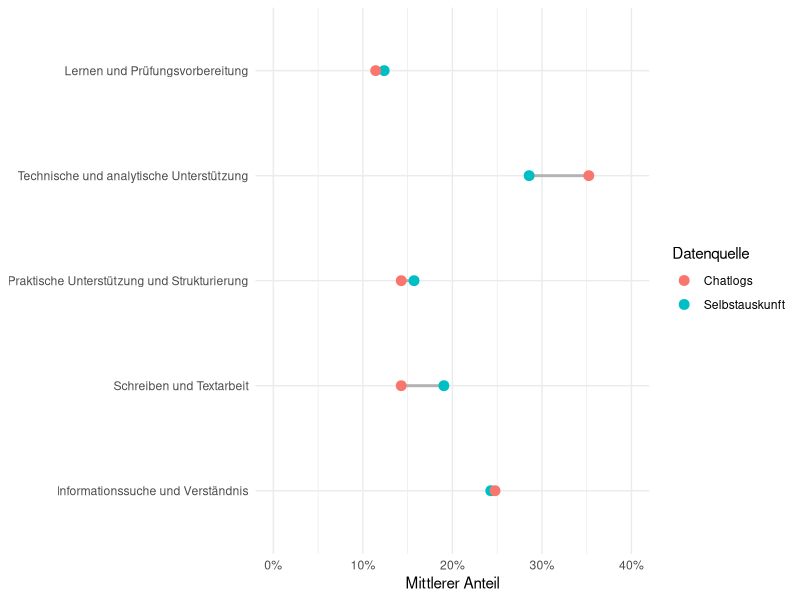
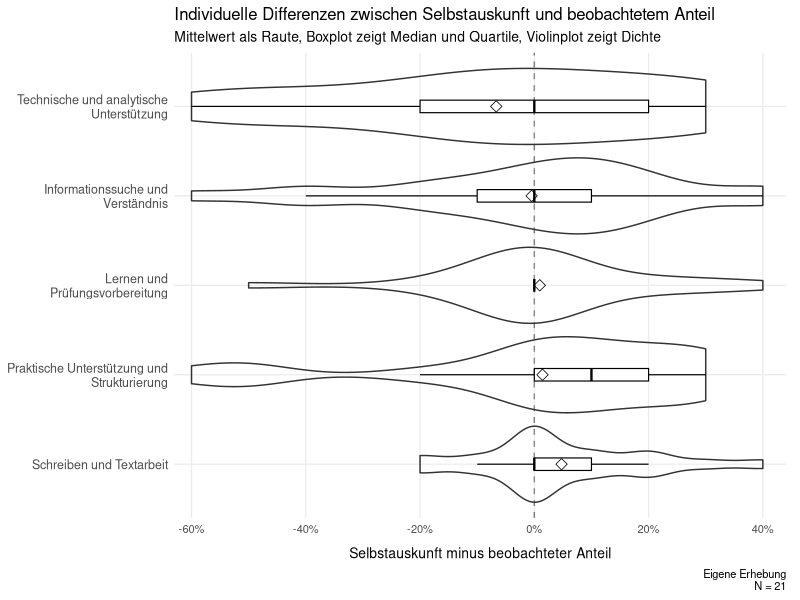
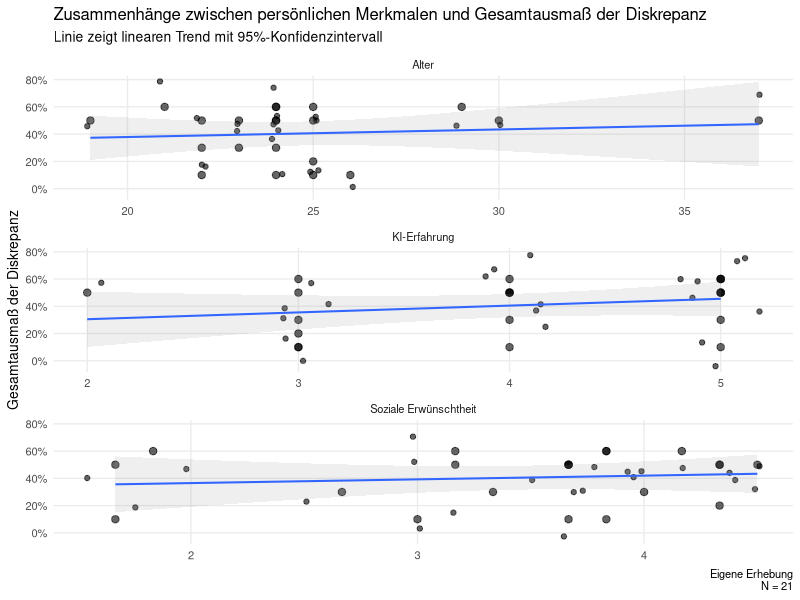
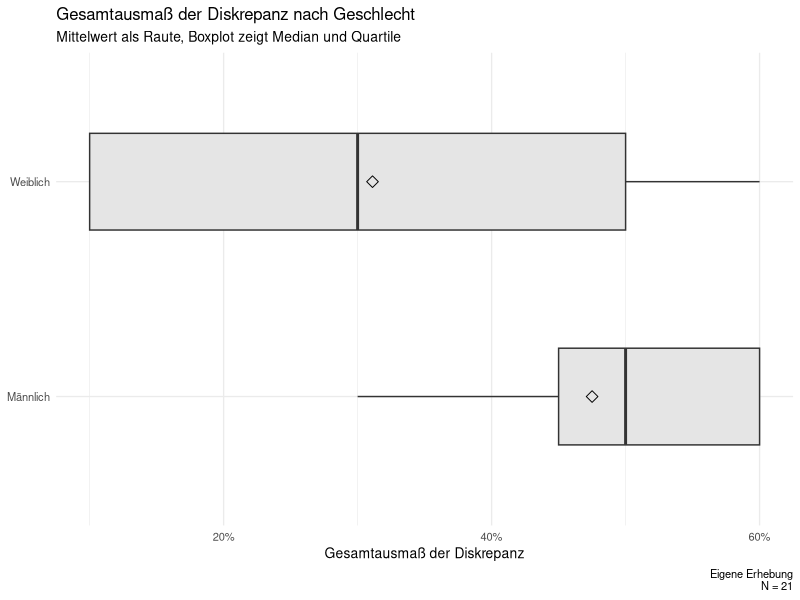
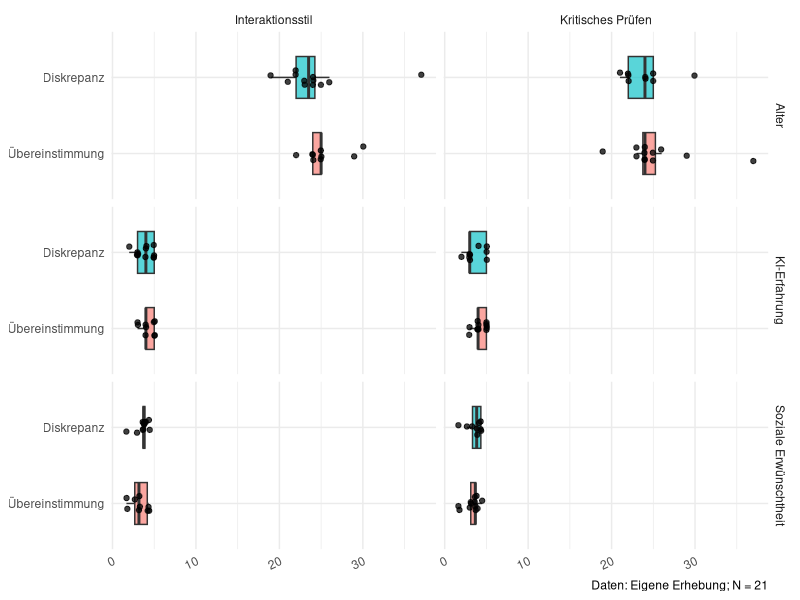

Recreate these plots in R, in order.
library(here)
library(readr)
library(dplyr)
library(tidyr)
library(ggplot2)
library(scales)

df_analysis <- read_csv(
  here("data", "processed", "analysis_dataset.csv"),
  show_col_types = FALSE
)

global_digits <- 2


### Label vergeben

SA_cols <- c(
  "SA_info",
  "SA_schreiben",
  "SA_praktisch",
  "SA_technisch",
  "SA_lernen"
)

BE_cols <- c(
  "BE_info",
  "BE_schreiben",
  "BE_praktisch",
  "BE_technisch",
  "BE_lernen"
)

D_cols <- c(
  "D_info",
  "D_schreiben",
  "D_praktisch",
  "D_technisch",
  "D_lernen"
)

##
df_analysis <- df_analysis |>
  mutate(
    SA_krit_code = case_when(
      crit_visible_chat %in% c(1, 2) ~ 0L,
      crit_visible_chat %in% c(4, 5) ~ 1L,
      TRUE ~ NA_integer_
    )
  )

df_analysis <- df_analysis |>
  mutate(
    K_Diskrepanz =
      Modus_Kritik - SA_krit_code,

    K_Diskrepanz_Label = case_when(
      K_Diskrepanz == -1 ~ "falsches positiv",
      K_Diskrepanz == 0  ~ "korrekt",
      K_Diskrepanz == 1  ~ "falsches negativ",
      TRUE ~ NA_character_
    )
  )



### Long-format

task_long <- bind_rows(
  df_analysis |>
    transmute(
      id,
      task = "Informationssuche und Verständnis",
      self_report = SA_info,
      observed = BE_info,
      difference = D_info
    ),

  df_analysis |>
    transmute(
      id,
      task = "Schreiben und Textarbeit",
      self_report = SA_schreiben,
      observed = BE_schreiben,
      difference = D_schreiben
    ),

  df_analysis |>
    transmute(
      id,
      task = "Praktische Unterstützung und Strukturierung",
      self_report = SA_praktisch,
      observed = BE_praktisch,
      difference = D_praktisch
    ),

  df_analysis |>
    transmute(
      id,
      task = "Technische und analytische Unterstützung",
      self_report = SA_technisch,
      observed = BE_technisch,
      difference = D_technisch
    ),

  df_analysis |>
    transmute(
      id,
      task = "Lernen und Prüfungsvorbereitung",
      self_report = SA_lernen,
      observed = BE_lernen,
      difference = D_lernen
    )
)

## Reihenfolge festlegen

task_levels <- c(
  "Informationssuche und Verständnis",
  "Schreiben und Textarbeit",
  "Praktische Unterstützung und Strukturierung",
  "Technische und analytische Unterstützung",
  "Lernen und Prüfungsvorbereitung"
)

task_long <- task_long |>
  mutate(
    task = factor(
      task,
      levels = task_levels
    )
  )



## Nutzungsarten Chatlogs und Survey

aggregate_comparison <- task_long |>
  group_by(task) |>
  summarise(
    Survey = mean(
      self_report,
      na.rm = TRUE
    ),

    Chatlogs = mean(
      observed,
      na.rm = TRUE
    ),

    Differenz = Survey - Chatlogs,

    .groups = "drop"
  ) |>
  arrange(Differenz)

aggregate_comparison

## Vergleichstabelle erzeugen

task_summary <- task_long |>
  group_by(task) |>
  summarise(
    N = n(),

    mean_self_report = mean(self_report),
    sd_self_report = sd(self_report),

    mean_observed = mean(observed),
    sd_observed = sd(observed),

    mean_difference = mean(difference),
    median_difference = median(difference),

    mean_absolute_difference = mean(abs(difference)),

    exact_agreement_n = sum(abs(difference) < 1e-10),
    exact_agreement_percent =
      100 * exact_agreement_n / N,

    .groups = "drop"
  )

task_summary
## Zusammenfassung

task_agreement_summary <- task_long |>
  group_by(task) |>
  summarise(
    N = sum(!is.na(difference)),

    exact_agreement_n = sum(
      dplyr::near(difference, 0),
      na.rm = TRUE
    ),

    exact_agreement_percent = mean(
      dplyr::near(difference, 0),
      na.rm = TRUE
    ) * 100,

    mean_absolute_difference_pp = mean(
      abs(difference),
      na.rm = TRUE
    ) * 100,

    .groups = "drop"
  ) |>
  arrange(desc(exact_agreement_percent), mean_absolute_difference_pp)

task_agreement_summary

## Personenbezogenes Gesamtdiskrepanz

person_discrepancy <- task_long |>
  group_by(id) |>
  summarise(
    total_variation =
      0.5 * sum(abs(difference)),

    mean_absolute_difference =
      mean(abs(difference)),

    largest_difference =
      max(abs(difference)),

    .groups = "drop"
  )

person_discrepancy |>
  summarise(
    N = n(),
    mean = mean(total_variation),
    sd = sd(total_variation),
    median = median(total_variation),
    minimum = min(total_variation),
    maximum = max(total_variation)
  )

## Visualisierung

task_means_long <- task_summary |>
  dplyr::select(
    task,
    mean_self_report,
    mean_observed
  ) |>
  tidyr::pivot_longer(
    cols = c(
      mean_self_report,
      mean_observed
    ),
    names_to = "source",
    values_to = "mean"
  ) |>
  dplyr::mutate(
    source = dplyr::recode(
      source,
      mean_self_report = "Selbstauskunft",
      mean_observed = "Chatlogs"
    )
  )

task_means_long

plot_task_means <- ggplot(
  task_means_long,
  aes(
    x = mean,
    y = task,
    color = source
  )
) +
  geom_line(
    aes(group = task),
    color = "grey70",
    linewidth = 1
  ) +
  geom_point(size = 3) +
  scale_x_continuous(
    labels = label_percent(),
    limits = c(0, 0.40)
  ) +
  labs(
    x = "Mittlerer Anteil",
    y = NULL,
    color = "Datenquelle"
  ) +
  theme_minimal()

plot_task_means


### Individuelle Differenzen

task_long_plot <- task_long |>
  mutate(
    task = forcats::fct_reorder(
      task,
      difference,
      .fun = mean,
      .na_rm = TRUE,
      .desc = TRUE
    )
  )

plot_task_differences <- ggplot(
  task_long_plot,
  aes(
    x = difference,
    y = task
  )
) +
  geom_vline(
    xintercept = 0,
    linetype = "dashed",
    color = "grey50"
  ) +
  geom_violin(
    orientation = "y",
    scale = "width",
    trim = TRUE,
    adjust = 1.1,
    width = 0.85,
    alpha = 0.1
  ) +
  geom_boxplot(
    orientation = "y",
    width = 0.14,
    outlier.shape = NA,
    fill = "white",
    color = "black",
    alpha = 0.9,
    linewidth = 0.4
  ) +
  # Mittelwert als Raute
  stat_summary(
    orientation = "y",
    fun = mean,
    geom = "point",
    shape = 23,
    size = 2.8,
    color = "black",
    stroke = 0.4
  ) +
  scale_y_discrete(
    labels = \(x) stringr::str_wrap(x, width = 28)
  ) +
  scale_x_continuous(
    labels = scales::label_percent(),
    breaks = seq(-0.6, 0.4, 0.2),
    limits = c(-0.62, 0.42),
    expand = expansion(mult = c(0.01, 0.02))
  ) +
  labs(
    x = "Selbstauskunft minus beobachteter Anteil",
    y = NULL,
    title = "Individuelle Differenzen zwischen Selbstauskunft und beobachtetem Anteil",
    subtitle = "Mittelwert als Raute, Boxplot zeigt Median und Quartile, Violinplot zeigt Dichte",
    caption = paste(
      "Eigene Erhebung\n N =",
      n_distinct(task_long_plot$id)
      )
  ) +
  theme_minimal(base_size = 10) +
  theme(
    panel.grid.minor = element_blank(),
    axis.text.y = element_text(
      size = 9,
      lineheight = 0.95
    ),
    axis.subtitle.x = element_text(
      size = 5,
      margin = margin(t = 4)
    ),
    axis.title.x = element_text(
      size = 10,
      margin = margin(t = 8)
    ),
    plot.margin = margin(
      t = 5,
      r = 10,
      b = 5,
      l = 5
    )
  )

plot_task_differences


### Interaktionsstil

sentiment_results <- df_analysis |>
  transmute(
    id,

    self_report = factor(
      SA_sent_code,
      levels = c(-1, 0, 1),
      labels = c(
        "Freundlich",
        "Neutral",
        "Unfreundlich"
      )
    ),

    observed = factor(
      Modus_Sentiment,
      levels = c(-1, 0, 1),
      labels = c(
        "Freundlich",
        "Neutral",
        "Unfreundlich"
      )
    ),

    discrepancy = factor(
      S_Diskrepanz_Label,
      levels = c(
        "unfreundlicher",
        "korrekt",
        "freundlicher"
      )
    )
  )

# Kreuztabelle
sentiment_cross_table <- sentiment_results |>
  count(self_report, observed) |>
  complete(
    self_report,
    observed,
    fill = list(n = 0)
  )

sentiment_cross_table

# Zusammenfassung Kreuztabelle

sentiment_summary <- sentiment_results |>
  count(discrepancy, name = "N") |>
  mutate(
    Prozent = 100 * N / sum(N)
  )

sentiment_summary

### Kritisches Prüfen

critical_results <- df_analysis |>
  transmute(
    id,

    self_report = factor(
      SA_krit_code,
      levels = c(0, 1),
      labels = c("Nein", "Ja")
    ),

    observed = factor(
      Modus_Kritik,
      levels = c(0, 1),
      labels = c("Nein", "Ja")
    ),

    discrepancy = factor(
      K_Diskrepanz_Label,
      levels = c(
        "falsches positiv",
        "korrekt",
        "falsches negativ"
      ),
      labels = c(
        "Nur in Selbstauskunft",
        "Übereinstimmung",
        "Nur in Chatlogs"
      )
    )
  )

### Kreuztabelle
critical_cross_table <- critical_results |>
  count(self_report, observed) |>
  complete(
    self_report,
    observed,
    fill = list(n = 0)
  )

critical_cross_table <- critical_cross_table |>
  mutate(
    percent = n / 21 * 100
  )

critical_cross_table


### Zusammenfassung der Kreuztabelle
critical_summary <- critical_results |>
  count(discrepancy, name = "N") |>
  mutate(
    Prozent = 100 * N / sum(N)
  )

critical_summary


# Nutzungsarten-Diskrepanzen nach Charakteristiken

df_discrepancy <- df_analysis |>
  mutate(
    discrepancy_total = 0.5 * (
      abs(D_info) +
        abs(D_schreiben) +
        abs(D_praktisch) +
        abs(D_technisch) +
        abs(D_lernen)
    ),

    gender_label = factor(
      gender,
      levels = c(1, 2),
      labels = c("Männlich", "Weiblich")
    )
  )


### Kontinuierliche Merkmale

continuous_associations <- df_discrepancy |>
  select(
    discrepancy_total,
    age,
    ai_experience,
    social_desir_mean
  ) |>
  pivot_longer(
    cols = -discrepancy_total,
    names_to = "variable",
    values_to = "value"
  ) |>
  mutate(
    variable = recode(
      variable,
      age = "Alter",
      ai_experience = "KI-Erfahrung",
      social_desir_mean = "Soziale Erwünschtheit"
    )
  )

association_summary <- continuous_associations |>
  group_by(variable) |>
  summarise(
    N = sum(complete.cases(value, discrepancy_total)),

    rho = cor(
      value,
      discrepancy_total,
      method = "spearman",
      use = "complete.obs"
    ),

    p_value = cor.test(
      value,
      discrepancy_total,
      method = "spearman",
      exact = FALSE
    )$p.value,

    .groups = "drop"
  )

association_summary

# Zusammenhänge als Plot

plot_personal_associations <- ggplot(
  continuous_associations,
  aes(
    x = value,
    y = discrepancy_total
  )
) +
  geom_point(
    size = 2.2,
    alpha = 0.6
  ) +
  geom_jitter(
    width = 0.2,
    height = 0.2,
    alpha = 0.6
  ) +
  geom_smooth(
    method = "lm",
    formula = y ~ x,
    se = TRUE,
    alpha = 0.15,
    linewidth = 0.7
  ) +
  facet_wrap(
    ~ variable,
    scales = "free_x",
    nrow = 3
  ) +
  scale_y_continuous(
    labels = scales::label_percent()
  ) +
  labs(
    title = "Zusammenhänge zwischen persönlichen Merkmalen und Gesamtausmaß der Diskrepanz",
    subtitle = "Linie zeigt linearen Trend mit 95%-Konfidenzintervall",
    caption = paste(
      "Eigene Erhebung\n N =",
      n_distinct(df_discrepancy$id)
    ),
    x = NULL,
    y = "Gesamtausmaß der Diskrepanz"
  ) +
  theme_minimal(base_size = 10) +
  theme(
    panel.grid.minor = element_blank()
  )

plot_personal_associations

## Geschlecht vergleichen

gender_summary <- df_discrepancy |>
  group_by(gender_label) |>
  summarise(
    N = n(),
    mean_discrepancy = mean(discrepancy_total, na.rm = TRUE),
    median_discrepancy = median(discrepancy_total, na.rm = TRUE),
    sd_discrepancy = sd(discrepancy_total, na.rm = TRUE),
    .groups = "drop"
  )

gender_summary

gender_mean_difference <- gender_summary |>
  summarise(
    difference =
      mean_discrepancy[gender_label == "Männlich"] -
      mean_discrepancy[gender_label == "Weiblich"]
  ) |>
  pull(difference)

gender_test <- wilcox.test(
  discrepancy_total ~ gender_label,
  data = df_discrepancy,
  exact = FALSE
)

gender_test


# Geschlecht plot

plot_gender_discrepancy <- ggplot(
  df_discrepancy,
  aes(
    x = gender_label,
    y = discrepancy_total
  )
) +
  geom_boxplot(
    width = 0.45,
    outlier.shape = NA,
    fill = "grey90"
  ) +
  stat_summary(
    fun = mean,
    geom = "point",
    shape = 23,
    size = 2.8
  ) +
  scale_y_continuous(
    labels = scales::label_percent()
  ) +
  labs(
    title = "Gesamtausmaß der Diskrepanz nach Geschlecht",
    subtitle = "Mittelwert als Raute, Boxplot zeigt Median und Quartile",
    caption = paste(
      "Eigene Erhebung\n N =",
      n_distinct(df_discrepancy$id)
    ),
    x = NULL,
    y = "Gesamtausmaß der Diskrepanz"
  ) +
  theme_minimal(base_size = 10) +
  coord_flip()

plot_gender_discrepancy


# Kritisches-Prüfen-Diskrepanzen nach Charakteristiken

df_characteristics <- df_analysis |>
  mutate(
    critical_group = factor(
      if_else(
        K_Diskrepanz == 0,
        "Übereinstimmung",
        "Diskrepanz"
      ),
      levels = c("Übereinstimmung", "Diskrepanz")
    ),

    interaction_group = factor(
      if_else(
        S_Diskrepanz == 0,
        "Übereinstimmung",
        "Diskrepanz"
      ),
      levels = c("Übereinstimmung", "Diskrepanz")
    ),

    gender_label = factor(
      gender,
      levels = c(1, 2),
      labels = c("Männlich", "Weiblich")
    )
  )

# long format
characteristics_long <- df_characteristics |>
  select(
    id,
    critical_group,
    interaction_group,
    ai_experience,
    age,
    social_desir_mean,
    gender_label
  ) |>
  pivot_longer(
    cols = c(
      critical_group,
      interaction_group
    ),
    names_to = "dimension",
    values_to = "agreement"
  ) |>
  mutate(
    dimension = recode(
      dimension,
      critical_group = "Kritisches Prüfen",
      interaction_group = "Interaktionsstil"
    )
  )

# deskriptive kennwerte

characteristics_summary <- characteristics_long |>
  pivot_longer(
    cols = c(
      ai_experience,
      age,
      social_desir_mean
    ),
    names_to = "characteristic",
    values_to = "value"
  ) |>
  mutate(
    characteristic = recode(
      characteristic,
      ai_experience = "KI-Erfahrung",
      age = "Alter",
      social_desir_mean = "Soziale Erwünschtheit"
    )
  ) |>
  group_by(
    dimension,
    agreement,
    characteristic
  ) |>
  summarise(
    N = sum(!is.na(value)),
    Mittelwert = mean(value, na.rm = TRUE),
    SD = sd(value, na.rm = TRUE),
    Median = median(value, na.rm = TRUE),
    IQR = IQR(value, na.rm = TRUE),
    .groups = "drop"
  )

characteristics_summary

## wilcoxon

continuous_tests <- characteristics_long |>
  pivot_longer(
    cols = c(
      ai_experience,
      age,
      social_desir_mean
    ),
    names_to = "characteristic",
    values_to = "value"
  ) |>
  mutate(
    characteristic = recode(
      characteristic,
      ai_experience = "KI-Erfahrung",
      age = "Alter",
      social_desir_mean = "Soziale Erwünschtheit"
    )
  ) |>
  group_by(dimension, characteristic) |>
  summarise(
    p_value = wilcox.test(
      value ~ agreement,
      exact = FALSE
    )$p.value,
    .groups = "drop"
  ) |>
  mutate(
    p_adjusted = p.adjust(
      p_value,
      method = "BH"
    )
  )

continuous_tests

# Geschlechterunterschiede

gender_summary_sentiment_critical <- characteristics_long |>
  count(
    dimension,
    gender_label,
    agreement
  ) |>
  group_by(dimension, gender_label) |>
  mutate(
    percent = n / sum(n) * 100
  ) |>
  ungroup()

gender_summary_sentiment_critical


# Fisher test

gender_tests <- characteristics_long |>
  filter(!is.na(gender_label)) |>
  group_by(dimension) |>
  summarise(
    p_value = fisher.test(
      table(agreement, gender_label)
    )$p.value,
    .groups = "drop"
  )

gender_tests


# visualisierung

plot_characteristics <- characteristics_long |>
  pivot_longer(
    cols = c(
      ai_experience,
      age,
      social_desir_mean
    ),
    names_to = "characteristic",
    values_to = "value"
  ) |>
  mutate(
    characteristic = recode(
      characteristic,
      ai_experience = "KI-Erfahrung",
      age = "Alter",
      social_desir_mean = "Soziale Erwünschtheit"
    )
  ) |>
  ggplot(
    aes(
      x = agreement,
      y = value,
      fill = agreement
    )
  ) +
  geom_boxplot(
    width = 0.55,
    outlier.shape = NA,
    alpha = 0.65
  ) +
  geom_jitter(
    width = 0.10,
    alpha = 0.75
  ) +
  facet_grid(
    characteristic ~ dimension,
    scales = "free_y"
  ) +
  labs(
    x = NULL,
    y = NULL,
    fill = NULL,
    caption = "Daten: Eigene Erhebung; N = 21"
  ) +
  theme_minimal() +
  theme(
    legend.position = "none",
    axis.text.x = element_text(
      angle = 25,
      hjust = 1
    )
  ) +
  coord_flip()

plot_characteristics

## spearman corr

association_summary_critical_style <- characteristics_long |>
  mutate(
    discrepancy = if_else(
      agreement == "Diskrepanz",
      1,
      0
    )
  ) |>
  pivot_longer(
    cols = c(
      ai_experience,
      age,
      social_desir_mean
    ),
    names_to = "characteristic",
    values_to = "value"
  ) |>
  filter(
    !is.na(value),
    !is.na(discrepancy)
  ) |>
  mutate(
    characteristic = recode(
      characteristic,
      ai_experience = "KI-Erfahrung",
      age = "Alter",
      social_desir_mean = "Soziale Erwünschtheit"
    )
  ) |>
  group_by(dimension, characteristic) |>
  summarise(
    N = n(),

    rho = cor(
      value,
      discrepancy,
      method = "spearman"
    ),

    p_value = cor.test(
      value,
      discrepancy,
      method = "spearman",
      exact = FALSE
    )$p.value,

    .groups = "drop"
  ) |>
  mutate(
    p_adjusted = p.adjust(
      p_value,
      method = "BH"
    )
  ) |>
  arrange(dimension, rho)

association_summary_critical_style

### kombinierte tabelle

association_table <- bind_rows(
  association_summary |>
    transmute(
      Dimension = "Informationsnutzung",
      Merkmal = variable,
      N,
      rho,
      p_value
    ),

  association_summary_critical_style |>
    transmute(
      Dimension = dimension,
      Merkmal = characteristic,
      N,
      rho,
      p_value
    )
) |>
  ungroup() |>
  mutate(
    # Auf Basis der ungerundeten Werte berechnen
    p_adjusted = p.adjust(
      p_value,
      method = "BH"
    )
  )

association_table
